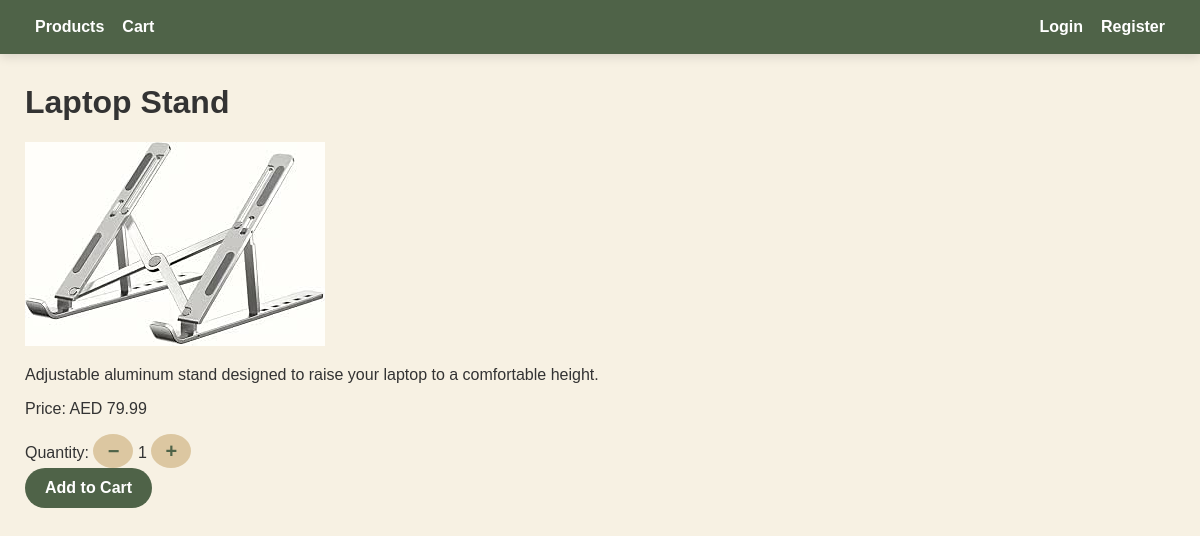
Page /products/7/ on the committed database.
### store/models.py (models this page shows, shortened)
class Product(models.Model):
    name = models.CharField(max_length=200)
    description = models.TextField()
    price = models.DecimalField(max_digits=10, decimal_places=2)
    image = models.ImageField(upload_to="products/", blank=True, null=True)
    category = models.CharField(
    max_length=100,
    choices=[
        ("Electronics", "Electronics"),
        ("Tech", "Tech"),
        ("Makeup & Beauty", "Makeup & Beauty"),
        ("Clothing", "Clothing"),
        ("Shoes", "Shoes"),
        ("Food", "Food"),
        ("Games & Toys", "Games & Toys"),
        ("Home", "Home"),
        ("Accessories", "Accessories"),
        ("School Supplies", "School Supplies"),
        ("Other", "Other"),
    ],
    default="Other"
)

### store/views.py (the view)
# urls.py: path("products/<int:product_id>/", product_detail),
def product_detail(request, product_id):
    product = Product.objects.get(id=product_id)
    return render(request, "product_detail.html", {
        "product": product
    })

### templates/product_detail.html (shortened to what this page needs)
{% extends "base.html" %}
{% block content %}
<h1>{{ product.name }}</h1>
{% if product.image %}
    <img src="{{ product.image.url }}" alt="{{ product.name }}" width="300">
{% endif %}
<p>{{ product.description }}</p>
<p>Price: AED {{ product.price }}</p>
<div class="product-quantity">
    <span>Quantity:</span>
    <button type="button" class="quantity-button product-minus">
        −
    </button>
    <span class="product-quantity-number" id="product-quantity">
        1
    </span>
    <button type="button" class="quantity-button product-plus">
        +
    </button>
</div>
<a
    href="/cart/add/{{ product.id }}/?quantity=1"
    class="add-to-cart"
    data-product-id="{{ product.id }}"
>
    Add to Cart
</a>
{% endblock %}

### static/css/style.css (style rules this page uses)
* { box-sizing: border-box; }
body { margin: 0; font-family: Arial, sans-serif; background: #F7F1E3; color: #333; }
button { padding: 11px 20px; border: none; border-radius: 25px; background: #4F6348; color: white; font-weight: bold; cursor: pointer; transition: all 0.2s ease; }
.add-to-cart { display: inline-block; background: #4F6348; color: white; padding: 11px 20px; border-radius: 25px; text-decoration: none; font-weight: bold; transition: all 0.2s ease; }
.quantity-button { display: inline-flex; align-items: center; justify-content: center; width: 34px; height: 34px; border-radius: 50%; background: #DCC7A1; color: #4F6348; text-decoration: none; font-size: 20px; font-weight: bold; }

### rows in the picture
Product: name "Laptop Stand", image (picture), description "Adjustable aluminum stand designed to raise your laptop to a comfortable height.", price "79.99"
